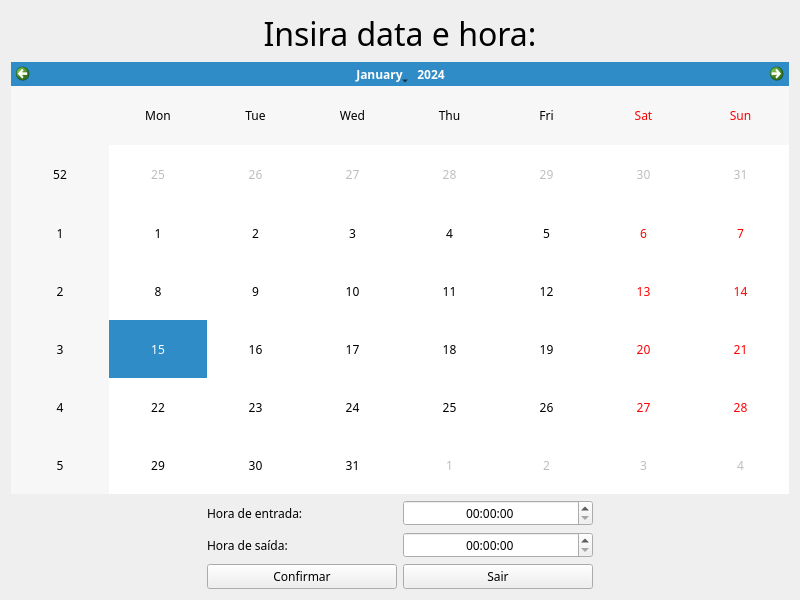
<?xml version="1.0" encoding="UTF-8"?>
<ui version="4.0">
 <class>Widget</class>
 <widget class="QWidget" name="Widget">
  <property name="geometry">
   <rect>
    <x>0</x>
    <y>0</y>
    <width>800</width>
    <height>600</height>
   </rect>
  </property>
  <property name="font">
   <font>
    <family>Versa</family>
   </font>
  </property>
  <property name="windowTitle">
   <string>Calendário</string>
  </property>
  <property name="windowIcon">
   <iconset theme="dialog-question"/>
  </property>
  <layout class="QGridLayout" name="gridLayout">
   <item row="0" column="0" colspan="4">
    <widget class="QLabel" name="labelTitulo">
     <property name="font">
      <font>
       <family>Versa</family>
       <pointsize>24</pointsize>
       <italic>false</italic>
       <bold>false</bold>
      </font>
     </property>
     <property name="text">
      <string>Insira data e hora:</string>
     </property>
     <property name="alignment">
      <set>Qt::AlignCenter</set>
     </property>
    </widget>
   </item>
   <item row="1" column="0" colspan="4">
    <widget class="QCalendarWidget" name="calendarWidget"/>
   </item>
   <item row="2" column="1">
    <widget class="QLabel" name="labelHoraEntrada">
     <property name="text">
      <string>Hora de entrada:</string>
     </property>
    </widget>
   </item>
   <item row="2" column="2">
    <widget class="QTimeEdit" name="timeEditHoraEntrada">
     <property name="sizePolicy">
      <sizepolicy hsizetype="Minimum" vsizetype="Fixed">
       <horstretch>0</horstretch>
       <verstretch>0</verstretch>
      </sizepolicy>
     </property>
     <property name="alignment">
      <set>Qt::AlignCenter</set>
     </property>
    </widget>
   </item>
   <item row="3" column="1">
    <widget class="QLabel" name="labelHoraSaida">
     <property name="text">
      <string>Hora de saída:</string>
     </property>
    </widget>
   </item>
   <item row="3" column="2">
    <widget class="QTimeEdit" name="timeEditHoraSaida">
     <property name="alignment">
      <set>Qt::AlignCenter</set>
     </property>
    </widget>
   </item>
   <item row="4" column="1">
    <widget class="QPushButton" name="pushButtonConfirmar">
     <property name="text">
      <string>Confirmar</string>
     </property>
    </widget>
   </item>
   <item row="4" column="2">
    <widget class="QPushButton" name="pushButtonSair">
     <property name="text">
      <string>Sair</string>
     </property>
    </widget>
   </item>
   <item row="2" column="3" rowspan="2">
    <spacer name="horizontalSpacer_2">
     <property name="orientation">
      <enum>Qt::Horizontal</enum>
     </property>
     <property name="sizeType">
      <enum>QSizePolicy::Preferred</enum>
     </property>
     <property name="sizeHint" stdset="0">
      <size>
       <width>188</width>
       <height>20</height>
      </size>
     </property>
    </spacer>
   </item>
   <item row="2" column="0" rowspan="2">
    <spacer name="horizontalSpacer">
     <property name="orientation">
      <enum>Qt::Horizontal</enum>
     </property>
     <property name="sizeType">
      <enum>QSizePolicy::Preferred</enum>
     </property>
     <property name="sizeHint" stdset="0">
      <size>
       <width>188</width>
       <height>20</height>
      </size>
     </property>
    </spacer>
   </item>
  </layout>
 </widget>
 <resources/>
 <connections/>
</ui>
